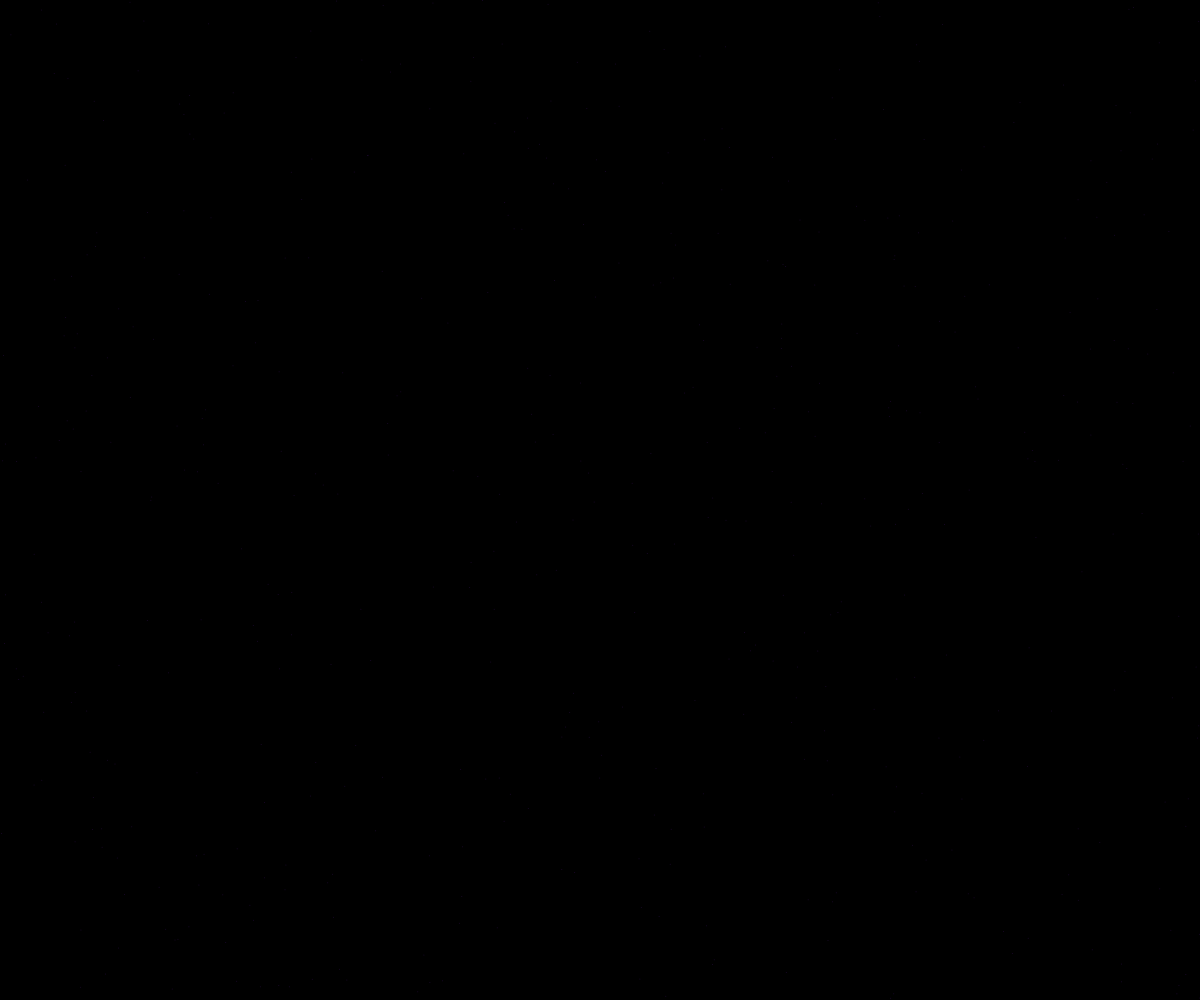
Frame 1 (no input)
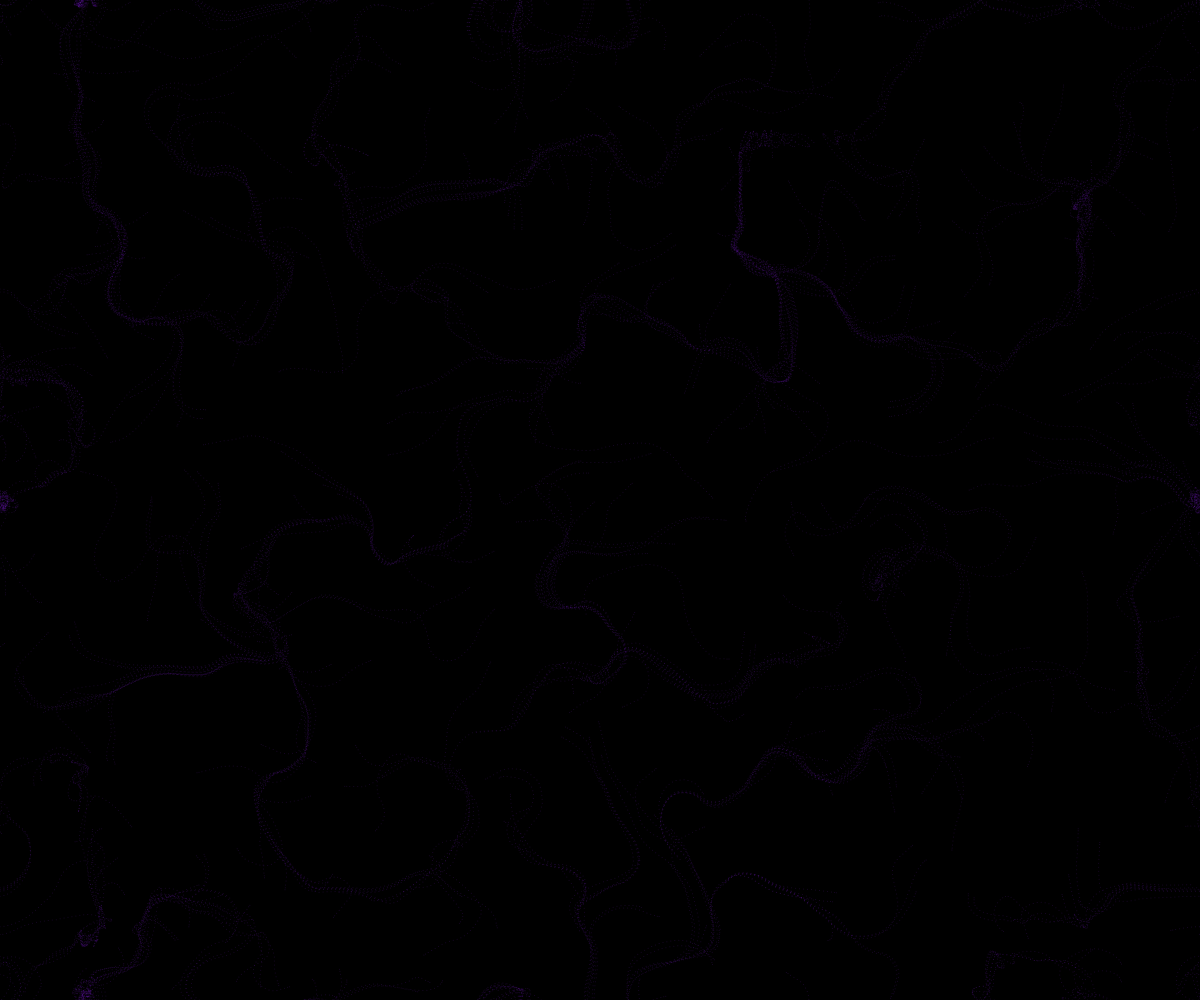
Frame 60 (no input)
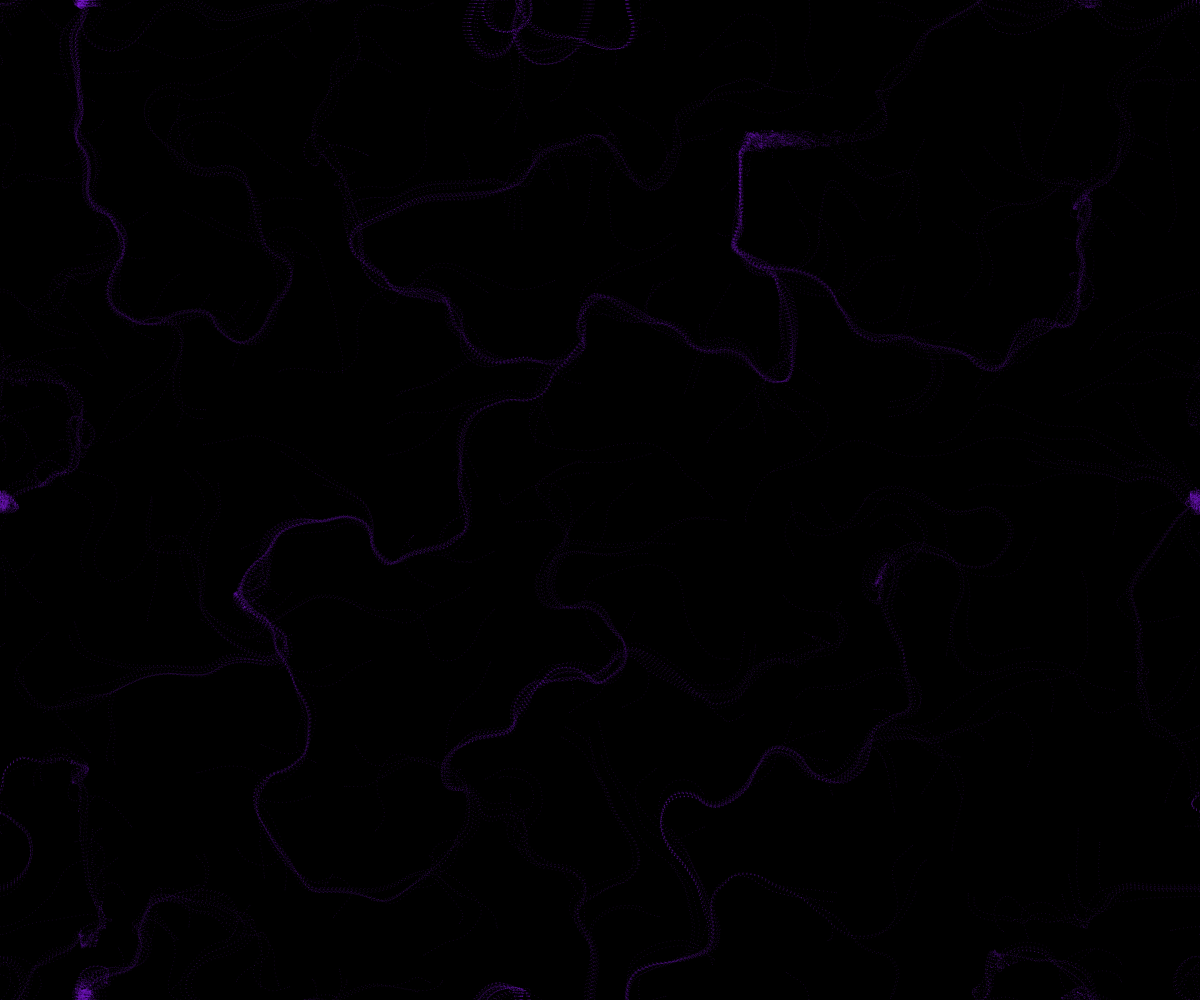
Frame 120 (the mouse pressed at the canvas centre since frame 60)

The p5.js sketch that drew these frames (run headless with seeded random() and noise() and a simulated clock; from frame 60 on, the mouse is pressed at the canvas centre):

// p5.js sketch
// ── sketch.js
let cols, rows;
let scale = 20;
let inc = 0.1;
let flowfield = [];
let particles = [];

function setup() {
  createCanvas(windowWidth, windowHeight);
  cols = floor(width / scale);
  rows = floor(height / scale);

  flowfield = new Array(cols * rows);
  for (let i = 0; i < 500; i++) {
    particles.push(new Particle());
  }

  background(0);
}

function draw() {
  let yoff = 0;
  for (let y = 0; y < rows; y++) {
    let xoff = 0;
    for (let x = 0; x < cols; x++) {
      let index = x + y * cols;
      let angle = noise(xoff, yoff) * TWO_PI * 4;
      let v = p5.Vector.fromAngle(angle);
      flowfield[index] = v;
      xoff += inc;
    }
    yoff += inc;
  }

  for (let particle of particles) {
    particle.follow(flowfield);
    particle.update();
    particle.edges();
    particle.show();
  }
}

class Particle {
  constructor() {
    this.pos = createVector(random(width), random(height));
    this.vel = createVector(0, 0);
    this.acc = createVector(0, 0);
    this.maxSpeed = 4;
  }

  follow(vectors) {
    let x = floor(this.pos.x / scale);
    let y = floor(this.pos.y / scale);
    let index = x + y * cols;
    let force = vectors[index];
    this.applyForce(force);
  }

  applyForce(force) {
    this.acc.add(force);
  }

  update() {
    this.vel.add(this.acc);
    this.vel.limit(this.maxSpeed);
    this.pos.add(this.vel);
    this.acc.mult(0);
  }

  edges() {
    if (this.pos.x > width) this.pos.x = 0;
    if (this.pos.x < 0) this.pos.x = width;
    if (this.pos.y > height) this.pos.y = 0;
    if (this.pos.y < 0) this.pos.y = height;
  }

  show() {
    stroke(138, 43, 226, 50); // Purple with transparency
    strokeWeight(1);
    point(this.pos.x, this.pos.y);
  }
}
